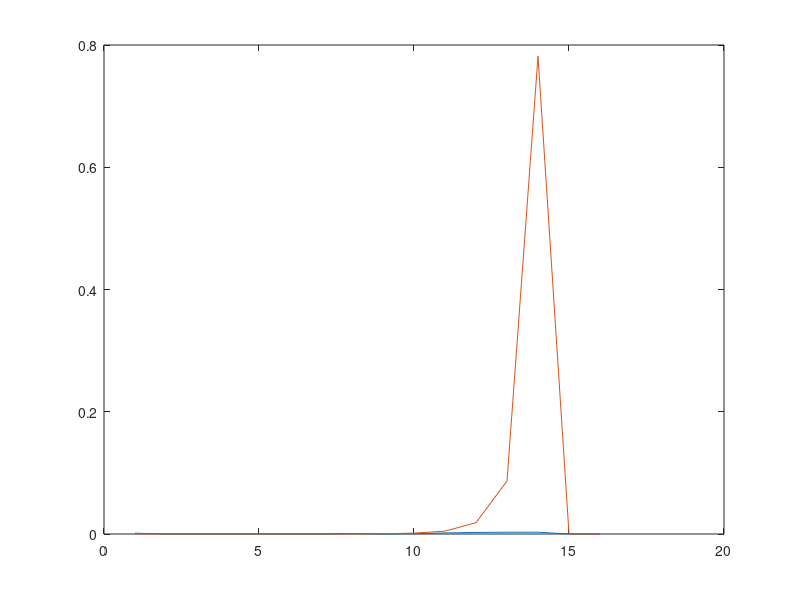

Write MATLAB code to recreate this figure.
%% Clean-up
clear all;
close all;
clc;

time = zeros(16,2);
error = zeros(16,1);

for i=1:14
    
    fprintf('\n=================================================\n');
    n=2^i;
    m=2^(i-1);
    
    % Define input vectors
    u = randn (n, 1);
    w = randn (m, 1);
    
    a =  u(m:n);
    b =  u(m:-1:1);
    
    
    
    % Toeplitz matrix-vector Fast Multiplication nlog(n) complexity
 
    tic
    n = length(a);
    c = [a; 0; fliplr(b(2:end).').'];
    F = fft(c);
    p = ifft(F.*fft([w; zeros(n,1)]));
    yf = p(1:n);
    time(i,1) = toc
    fprintf('n * log (n)');

    
    % Toeplitz matrix-vector product n^2 complexity
    
    
    tic
    T = toeplitz ( a, b); % large memory
    y = T * w;
    time(i,2) = toc
    fprintf('n^2 complexity:'); 
    
    
    error(i) = norm ( yf - y )/norm(y);
    fprintf('Error: '); display(error);
        
end

figure(1);
plot((1:16), time(:,1));
hold on
plot((1:16), time(:,2));
hold off